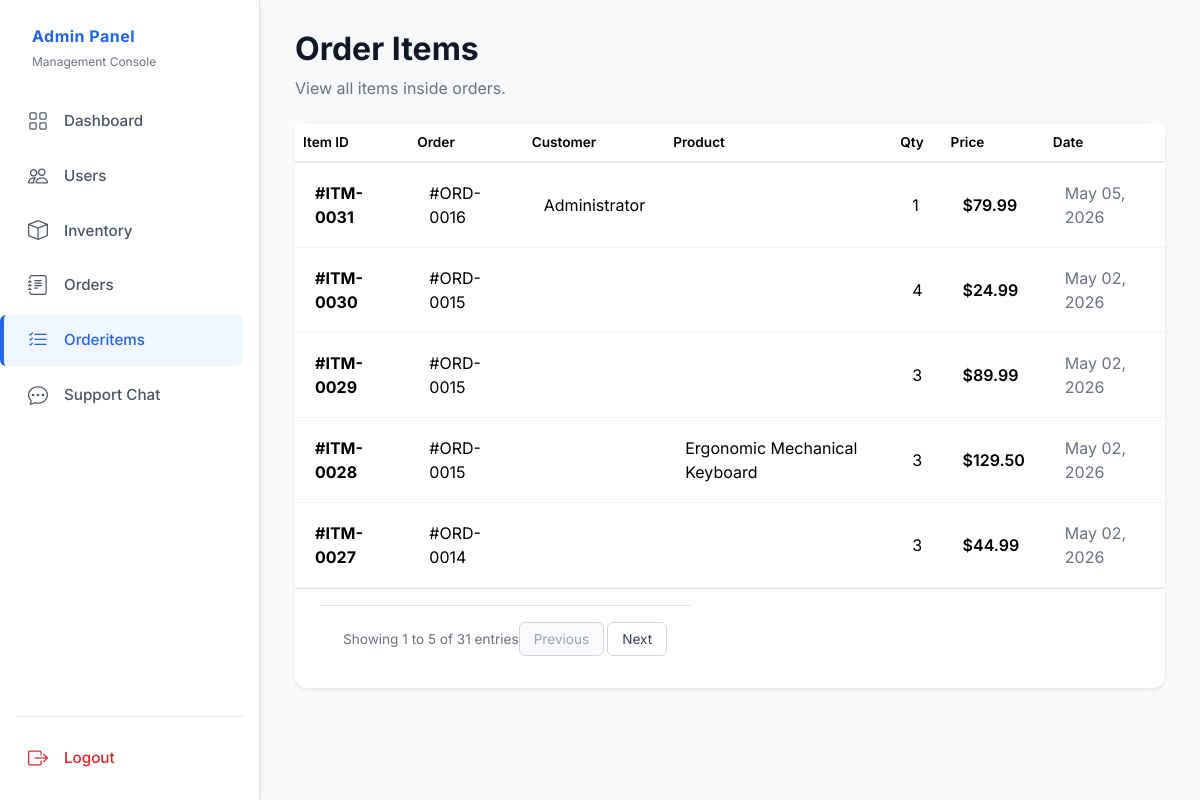
The page /Admin/orderitems.php (signed in) on the database its author committed.
### tables this page shows
CREATE TABLE `order_items` (
  `id` int(11) NOT NULL AUTO_INCREMENT,
  `order_id` int(11) NOT NULL,
  `product_id` int(11) NOT NULL,
  `quantity` int(11) NOT NULL,
  `price` decimal(10,2) NOT NULL,
  PRIMARY KEY (`id`),
  KEY `order_id` (`order_id`),
  KEY `product_id` (`product_id`),
  CONSTRAINT `order_items_ibfk_1` FOREIGN KEY (`order_id`) REFERENCES `orders` (`id`) ON DELETE CASCADE,
  CONSTRAINT `order_items_ibfk_2` FOREIGN KEY (`product_id`) REFERENCES `products` (`id`) ON DELETE CASCADE
);

CREATE TABLE `users` (
  `id` int(11) NOT NULL AUTO_INCREMENT,
  `name` varchar(255) NOT NULL,
  `email` varchar(255) NOT NULL,
  `password` varchar(255) NOT NULL,
  `role` enum('admin','user') DEFAULT 'user',
  `profile_pic` varchar(255) DEFAULT NULL,
  `phone` varchar(20) DEFAULT NULL,
  `address_line1` varchar(255) DEFAULT NULL,
  `city` varchar(100) DEFAULT NULL,
  `state` varchar(100) DEFAULT NULL,
  `zip_code` varchar(20) DEFAULT NULL,
  `country` varchar(100) DEFAULT NULL,
  `remember_token` varchar(255) DEFAULT NULL,
  `created_at` timestamp NOT NULL DEFAULT current_timestamp(),
  PRIMARY KEY (`id`),
  UNIQUE KEY `email` (`email`)
);

CREATE TABLE `orders` (
  `id` int(11) NOT NULL AUTO_INCREMENT,
  `user_id` int(11) NOT NULL,
  `total` decimal(10,2) NOT NULL,
  `status` enum('pending','processing','delivered') DEFAULT 'pending',
  `address` text NOT NULL,
  `created_at` timestamp NOT NULL DEFAULT current_timestamp(),
  PRIMARY KEY (`id`),
  KEY `user_id` (`user_id`),
  CONSTRAINT `orders_ibfk_1` FOREIGN KEY (`user_id`) REFERENCES `users` (`id`) ON DELETE CASCADE
);

CREATE TABLE `products` (
  `id` int(11) NOT NULL AUTO_INCREMENT,
  `name` varchar(255) NOT NULL,
  `description` text DEFAULT NULL,
  `price` decimal(10,2) NOT NULL,
  `stock` int(11) NOT NULL DEFAULT 0,
  `image` varchar(255) DEFAULT NULL,
  `category` varchar(100) DEFAULT NULL,
  `created_at` timestamp NOT NULL DEFAULT current_timestamp(),
  PRIMARY KEY (`id`)
);

### Admin/orderitems.php (the view, shortened to what this page needs)
<?php
require_once __DIR__ . '/../includes/auth.php';
$per_page = 5;
$page = isset($_GET['page']) ? max(1, (int) $_GET['page']) : 1;
$offset = ($page - 1) * $per_page;
$count_sql = "SELECT COUNT(*) as total FROM order_items";
$count_result = $conn->query($count_sql);
$total_items = $count_result->fetch_assoc()['total'];
$total_pages = ceil($total_items / $per_page);
$sql = "SELECT
            oi.id,
            oi.order_id,
            p.name AS product_name,
            u.name AS customer_name,
            oi.quantity,
            oi.price,
            o.created_at
        FROM order_items oi
        LEFT JOIN products p ON oi.product_id = p.id
        LEFT JOIN orders o ON oi.order_id = o.id
        LEFT JOIN users u ON o.user_id = u.id
        ORDER BY oi.id DESC
        LIMIT ? OFFSET ?";
$stmt = $conn->prepare($sql);
$stmt->bind_param('ii', $per_page, $offset);
$stmt->execute();
$items = $stmt->get_result();
?>
<?php include 'sidebar.php'; ?>
<div style="flex: 1; padding: 30px 35px; background-color: #f8f9fa; min-height: 100vh;">
    <div class="mb-4">
        <h2 style="font-weight: 700; color: #111827;">Order Items</h2>
        <p style="color: #6b7280;">View all items inside orders.</p>
    </div>
    <div class="card border-0 shadow-sm" style="border-radius: 12px;">
        <div class="card-body p-0">
            <div class="table-responsive">
                <table class="table align-middle mb-0">
                    <thead>
                        <tr style="border-bottom: 2px solid #e5e7eb;">
                            <th class="order-th">Item ID</th>
                            <th class="order-th">Order</th>
                            <th class="order-th">Customer</th>
                            <th class="order-th">Product</th>
                            <th class="order-th">Qty</th>
                            <th class="order-th">Price</th>
                            <th class="order-th">Date</th>
                        </tr>
                    </thead>
                    <tbody>
                        <?php if ($items->num_rows > 0): ?>
                            <?php while ($item = $items->fetch_assoc()): ?>
                                <tr style="border-bottom: 1px solid #f3f4f6;">
                                    <td style="padding: 18px 20px; font-weight: 700;">
                                        #ITM-<?= str_pad($item['id'], 4, '0', STR_PAD_LEFT) ?>
                                    </td>
                                    <td style="padding: 18px 20px;">
                                        #ORD-<?= str_pad($item['order_id'], 4, '0', STR_PAD_LEFT) ?>
                                    </td>
                                    <td style="padding: 18px 20px;">
                                        <?= htmlspecialchars($item['customer_name']) ?>
                                    </td>
                                    <td style="padding: 18px 20px;">
                                        <?= htmlspecialchars($item['product_name']) ?>
                                    </td>
                                    <td style="padding: 18px 20px;">
                                        <?= $item['quantity'] ?>
                                    </td>
                                    <td style="padding: 18px 20px; font-weight: 600;">
                                        $<?= number_format($item['price'], 2) ?>
                                    </td>
                                    <td style="padding: 18px 20px; color: #6b7280;">
                                        <?= date('M d, Y', strtotime($item['created_at'])) ?>
                                    </td>
                                </tr>
                            <?php endwhile; ?>
                        <?php endif; ?>
                    </tbody>
                </table>
            </div>
             <div class="d-flex justify-content-between align-items-center px-4 py-3"
                style="border-top: 1px solid #e5e7eb;">
                <div class="d-flex justify-content-between align-items-center px-4 py-3"
                    style="border-top: 1px solid #e5e7eb;">
                    <span style="color: #6b7280; font-size: 0.85rem;">
                        Showing <?= $total_items > 0 ? $offset + 1 : 0 ?>
                        to <?= min($offset + $per_page, $total_items) ?>
                        of <?= $total_items ?> entries
                    </span>
                    <nav>
                        <ul class="pagination pagination-sm mb-0 gap-1">
                            <li class="page-item <?= ($page <= 1) ? 'disabled' : '' ?>">
                                <a class="page-link custom-page-link" href="?page=<?= $page - 1 ?>">Previous</a>
                            </li>
                            <li class="page-item <?= ($page >= $total_pages) ? 'disabled' : '' ?>">
                                <a class="page-link custom-page-link" href="?page=<?= $page + 1 ?>">Next</a>
                            </li>
                        </ul>
                    </nav>
                </div>
        </div>
    </div>
</div>
</body>
    </html>

### Admin/sidebar.php (shortened to what this page needs)
<?php
$current_page = basename($_SERVER['PHP_SELF']);
?>
<!DOCTYPE html>
<html lang="en">
<head>
    <link href="https://cdn.jsdelivr.net/npm/bootstrap@5.3.2/dist/css/bootstrap.min.css" rel="stylesheet">
    <link rel="stylesheet" href="https://cdn.jsdelivr.net/npm/bootstrap-icons@1.11.1/font/bootstrap-icons.css">
</head>
<body>
    <div class="d-flex">
        <div class="d-flex flex-column flex-shrink-0 p-3 bg-white border-end shadow-sm"
            style="width: 260px; min-height: 100vh; position: sticky; top: 0;">
            <a href="#" class="d-flex align-items-center mb-4 mt-2 me-md-auto link-dark text-decoration-none px-3">
                <div>
                    <span class="fs-6 fw-bold text-primary"
                        style="color: #2563eb !important; letter-spacing: 0.5px;">Admin Panel</span><br>
                    <small class="text-muted" style="font-size: 0.75rem; color: #6b7280 !important;">Management
                        Console</small>
                </div>
            </a>
            <ul class="nav nav-pills flex-column mb-auto gap-1">
                <li class="nav-item">
                    <a href="home.php"
                        class="nav-link custom-nav-link <?= ($current_page == 'home.php') ? 'active-link' : '' ?>"
                        aria-current="page">
                        <i class="bi bi-grid me-3 fs-5"></i>
                        Dashboard
                    </a>
                </li>
                <li class="nav-item">
                    <a href="users.php"
                        class="nav-link custom-nav-link <?= ($current_page == 'users.php') ? 'active-link' : '' ?>">
                        <i class="bi bi-people me-3 fs-5"></i>
                        Users
                    </a>
                </li>
                <li class="nav-item">
                    <a href="inventory.php"
                        class="nav-link custom-nav-link <?= ($current_page == 'inventory.php') ? 'active-link' : '' ?>">
                        <i class="bi bi-box me-3 fs-5"></i>
                        Inventory
                    </a>
                </li>
                <li class="nav-item">
                    <a href="orders.php"
                        class="nav-link custom-nav-link <?= ($current_page == 'orders.php') ? 'active-link' : '' ?>">
                        <i class="bi bi-journal-text me-3 fs-5"></i>
                        Orders
                    </a>
                </li>
                <li class="nav-item">
                    <a href="orderitems.php"
                        class="nav-link custom-nav-link <?= ($current_page == 'orderitems.php') ? 'active-link' : '' ?>">
                        <i class="bi bi-list-check me-3 fs-5"></i>
                        Orderitems
                    </a>
                </li>
                <li class="nav-item">
                    <a href="chat.php"
                        class="nav-link custom-nav-link <?= ($current_page == 'chat.php') ? 'active-link' : '' ?>">
                        <i class="bi bi-chat-dots me-3 fs-5"></i>
                        Support Chat
                    </a>
                </li>
            </ul>
            <div style="margin-top: auto; padding-top: 1rem; border-top: 1px solid #e5e7eb;">
                <a href="../logout.php" class="nav-link custom-nav-link" style="color: #dc2626;">
                    <i class="bi bi-box-arrow-right me-3 fs-5"></i>
                    Logout
                </a>
            </div>
        </div>

### Admin/sidebar.php (style rules this page uses)
body { margin: 0; font-family: 'Inter', sans-serif; background-color: #f8f9fa; }
.custom-nav-link { display: flex; align-items: center; font-size: 0.95rem; padding: 0.65rem 1rem 0.65rem 1.5rem; color: #4b5563; border-radius: 0 8px 8px 0; transition: all 0.2s ease-in-out; font-weight: 500; margin-left: -1rem; border-left: 4px solid transparent; }
.active-link { background-color: #eff6ff !important; color: #2563eb !important; border-left: 4px solid #2563eb; }
.active-link i { color: #2563eb !important; }

### Admin/orderitems.php (style rules this page uses)
.order-th { color: #6b7280; font-weight: 600; font-size: 0.85rem; padding: 14px 20px; border-top: none; background-color: #fff; }
.custom-page-link { border: 1px solid #d1d5db !important; color: #374151 !important; border-radius: 6px !important; padding: 6px 14px !important; font-size: 0.85rem !important; background: #fff !important; }
.page-item.disabled .custom-page-link { color: #9ca3af !important; background: #f9fafb !important; }

### rows shown on the page
order_items: id "0031", order "0016", users.name "Administrator", quantity "1", price "79.99", order.created_at "May 05, 2026"
order_items: id "0030", order "0015", quantity "4", price "24.99", order.created_at "May 02, 2026"
order_items: id "0029", order "0015", quantity "3", price "89.99", order.created_at "May 02, 2026"
order_items: id "0028", order "0015", product.name "Ergonomic Mechanical Keyboard", quantity "3", price "129.50", order.created_at "May 02, 2026"
order_items: id "0027", order "0014", quantity "3", price "44.99", order.created_at "May 02, 2026"

### other values the page prints
$offset + 1 "1"
min($offset + $per_page, $total_items) "5"
$total_items "31"
